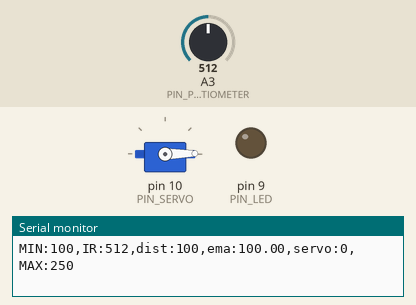
Simulated run of this sketch. Board: Arduino Uno, built with avr-gcc and run on an emulated ATmega328P. Parts: servo, output pins drawn as LEDs (lit = HIGH), the last lines printed to the serial monitor. The test bench sets the inputs (shaded band); at power-on: A3 (PIN_POTENTIOMETER) = 512.

Above: at 1.2 s.
1.3 s: A3 (PIN_POTENTIOMETER) set to 363
2.8 s: A3 (PIN_POTENTIOMETER) set to 336
At 3.7 s:
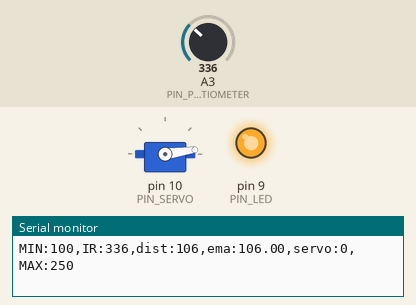
4.3 s: A3 (PIN_POTENTIOMETER) set to 306
At 4.8 s:
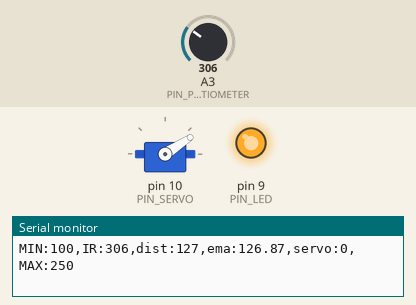
5.8 s: A3 (PIN_POTENTIOMETER) set to 240
At 7.0 s:
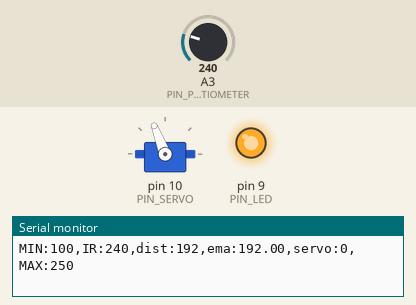
7.3 s: A3 (PIN_POTENTIOMETER) set to 260
At 8.3 s:
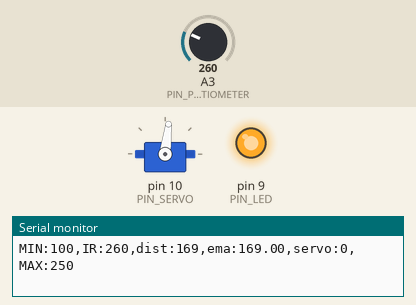
8.8 s: A3 (PIN_POTENTIOMETER) set to 122
At 9.5 s:
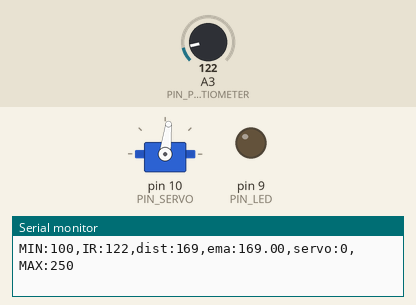
Timing chart, 0 to 11.3 s (numbered marks = the images above; inputs shaded):
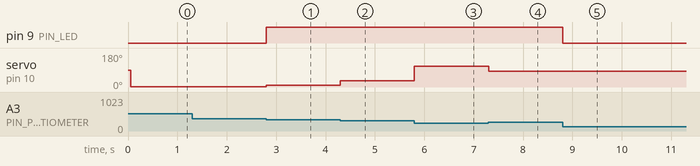

Measured:
- the behaviour switches between 348 and 347 on A3 (PIN_POTENTIOMETER) (found by bisection; images 0 and 1)
- after the input at 2.8 s, pin 9 (PIN_LED): LOW → HIGH at once; servo on pin 10 (PIN_SERVO): 1° → 8° at once
- after the input at 4.3 s, servo on pin 10 (PIN_SERVO): 8° → 33° at once
- after the input at 5.8 s, servo on pin 10 (PIN_SERVO): 33° → 111° at once
- after the input at 7.3 s, servo on pin 10 (PIN_SERVO): 111° → 83° at once
- after the input at 8.8 s, pin 9 (PIN_LED): HIGH → LOW at once

The sketch:

17_example_1_20223117.ino
```cpp
#include <Servo.h>

// Arduino pin assignment

#define PIN_POTENTIOMETER 3 // Potentiometer at Pin A3
// Add IR Sensor Definition Here !!!
#define PIN_LED 9
#define PIN_SERVO 10

#define _DIST_MIN 100
#define _DIST_MAX 250

#define _EMA_ALPHA 0.4

#define _DUTY_MIN 553  // servo full clock-wise position (0 degree)
#define _DUTY_NEU 1476 // servo neutral position (90 degree)
#define _DUTY_MAX 2399 // servo full counter-clockwise position (180 degree)

#define LOOP_INTERVAL 50   // Loop Interval (unit: msec)

Servo myservo;
float dist_ema, dist_prev = _DIST_MIN;
unsigned long last_loop_time;   // unit: msec

void setup()
{
  pinMode(PIN_LED, OUTPUT);
  myservo.attach(PIN_SERVO);
  myservo.writeMicroseconds(_DUTY_NEU);

  Serial.begin(1000000);
}

void loop()
{
  unsigned long time_curr = millis();
  int a_value, duty, dist;

  // wait until next event time
  if (time_curr < (last_loop_time + LOOP_INTERVAL))
    return;
  last_loop_time += LOOP_INTERVAL;


  // Read IR Sensor value !!!
   a_value = analogRead(PIN_POTENTIOMETER);
  // Convert IR sensor value into distance !!!
  dist = (6762.0/(a_value-9)-4.0)*10.0 - 60.0;
  // we need distance range filter here !!!
  if (dist < _DIST_MIN) {
    dist = dist_prev;           // cut lower than minimum
    digitalWrite(PIN_LED, 0);       // LED OFF
  } else if (dist > _DIST_MAX) {
    dist= dist_prev;           // Cut higher than maximum
    digitalWrite(PIN_LED, 0);       // LED OFF
  } else {    // In desired Range
    digitalWrite(PIN_LED, 1);       // LED ON
    dist_prev = dist;
  }
  // we need EMA filter here !!!
  dist_ema = _EMA_ALPHA * dist + (1 - _EMA_ALPHA) * dist_ema;

  // map distance into duty
  if (dist_ema < _DIST_MIN) {
    myservo.writeMicroseconds(_DUTY_MIN);// cut lower than minimum
  }
  else if (dist_ema > _DIST_MAX) {
    myservo.writeMicroseconds(_DUTY_MAX);
  }
  else{
    myservo.writeMicroseconds(_DUTY_MIN + 12.3 * (dist - 100));
  };

  // print IR sensor value, distnace, duty !!!
  Serial.print("MIN:"); Serial.print(_DIST_MIN);
  Serial.print(",IR:"); Serial.print(a_value);
  Serial.print(",dist:"); Serial.print(dist);
  Serial.print(",ema:"); Serial.print(dist_ema);
  Serial.print(",servo:"); Serial.print(duty);
  Serial.print(",MAX:"); Serial.print(_DIST_MAX);
  Serial.println("");
}
```
